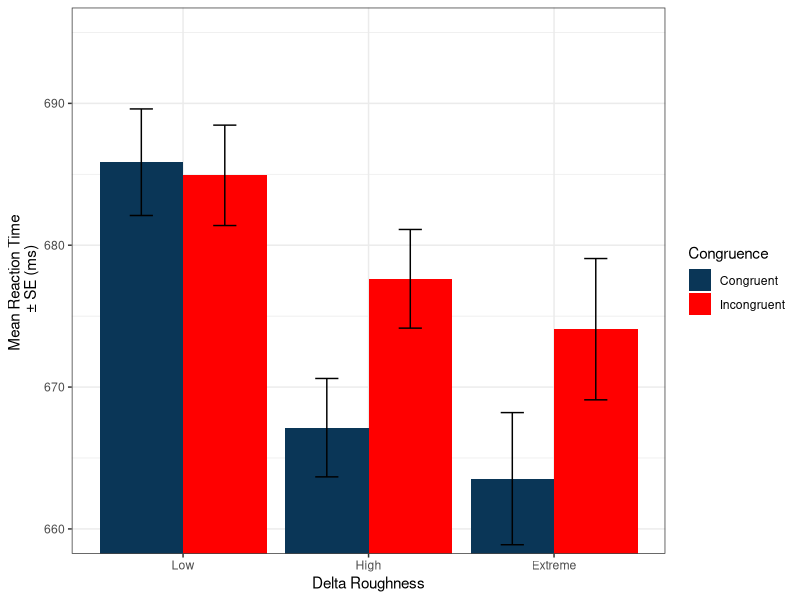

Write the R code that produced this figure.
# Simple Bar charts to illustrate some contrasts
library(ggplot2)
#library(grid)
#library(gridExtra)
suppressMessages(library(dplyr))

#intervalspriming2<-as.data.frame(read.csv("intervalspriming2.csv"))

X<-as.data.frame(read.csv("FULL_Data_munged.csv"))
X$Congruence<-ifelse(X$PrimeValence==X$TargetValence,"C","I")
Delta_R<-c("L","L","L","L","H","H","H","H","E","E")
Interval<-c("m3M3","m6M6","ttP5","M7P5","m2P5","m2M3","M2P5","m2tt","d2P5","s2S5")
Y<-cbind(Delta_R,Interval)
Z<-merge(X,Y,by.x="Intervals",by.y="Interval")
Z$Delta_R<-as.factor(Z$Delta_R)

W<-summarise(group_by(Z,Delta_R,Congruence),SE=sd(RT)/sqrt(length(RT)),meanRT=mean(RT),.groups = 'drop')

W$Delta_R<-factor(W$Delta_R, levels=c("L","H","E"),labels=c("Low","High","Extreme"))
limits=aes(ymax=meanRT+SE,ymin=meanRT-SE)
grays<-c(I="red",C=hsv(h=206/360,s=0.88,v=0.34,alpha=1))
  g2<-ggplot(W,aes(x=Delta_R,y=meanRT,fill=Congruence))+geom_bar(stat="summary",position="dodge")
g2<-g2+coord_cartesian(ylim=c(660,695))+
  geom_errorbar(limits,width=0.25,size=0.5,position=position_dodge(0.9))+
  scale_fill_manual(values=grays,labels=c("Congruent","Incongruent"))+theme(legend.position ="bottom")+
  ylab("Mean Reaction Time \n ± SE (ms)") +  xlab("Delta Roughness")+theme_bw()
  
Delta_H<-c("L","L","H","H","H","L","L","H")
Interval<-c("m3M3","m6M6","ttP5","M7P5","m2P5","m2M3","M2P5","m2tt")
P<-cbind(Delta_H,Interval)
Q<-merge(X,P,by.x="Intervals",by.y="Interval")
U<-summarise(group_by(Q,Delta_H,Congruence),SE=sd(RT)/sqrt(length(RT)),meanRT=mean(RT),.groups = 'drop')

U$Delta_H<-factor(U$Delta_H, levels=c("L","H"),labels=c("Low","High"))
limits2=aes(ymax=meanRT+SE,ymin=meanRT-SE)
g3<-ggplot(U,aes(x=Delta_H,y=meanRT,fill=Congruence))+geom_bar(stat="summary",position="dodge")
g3<-g3+coord_cartesian(ylim=c(660,695))+
  geom_errorbar(limits2,width=0.25,size=0.5,position=position_dodge(0.9))+
  scale_fill_manual(values=grays,labels=c("Congruent","Incongruent"))+theme(legend.position = "bottom")+
  ylab("Mean Reaction Time \n ± SE (ms)") +  xlab("Delta Harmonicity")+theme_bw()

## save
#ggsave("Figure2.pdf",arrangeGrob(g2,g3,ncol=1,nrow=2))
print(g2)